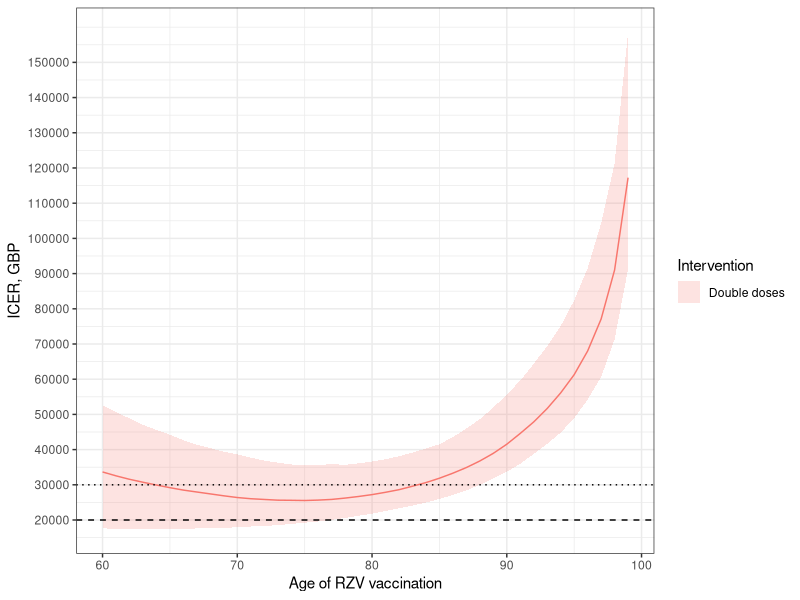
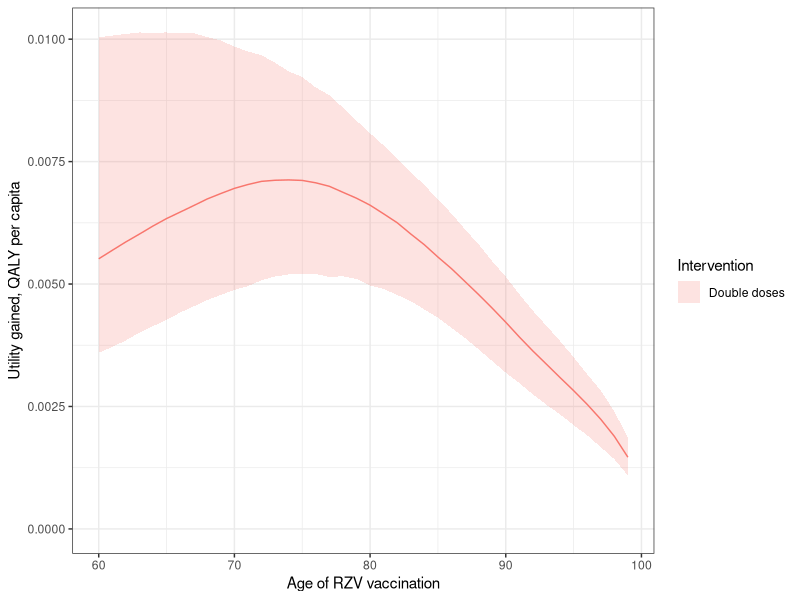
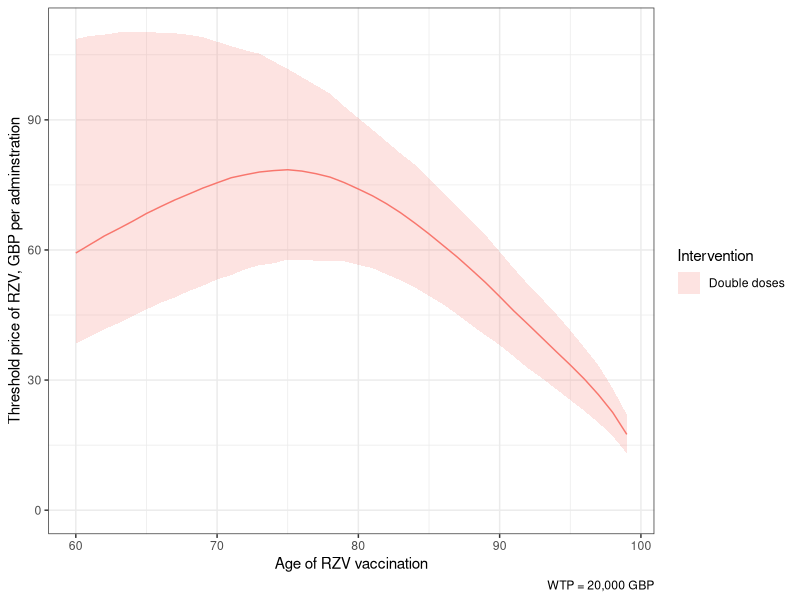
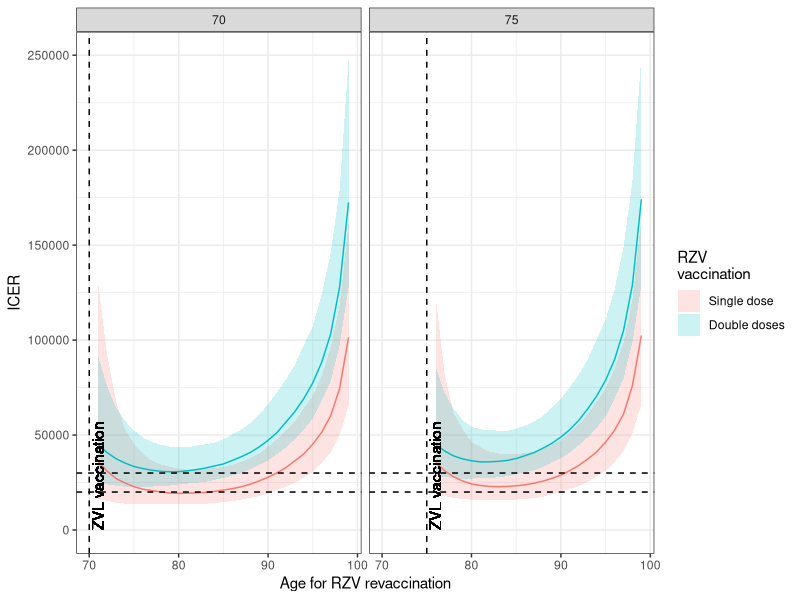
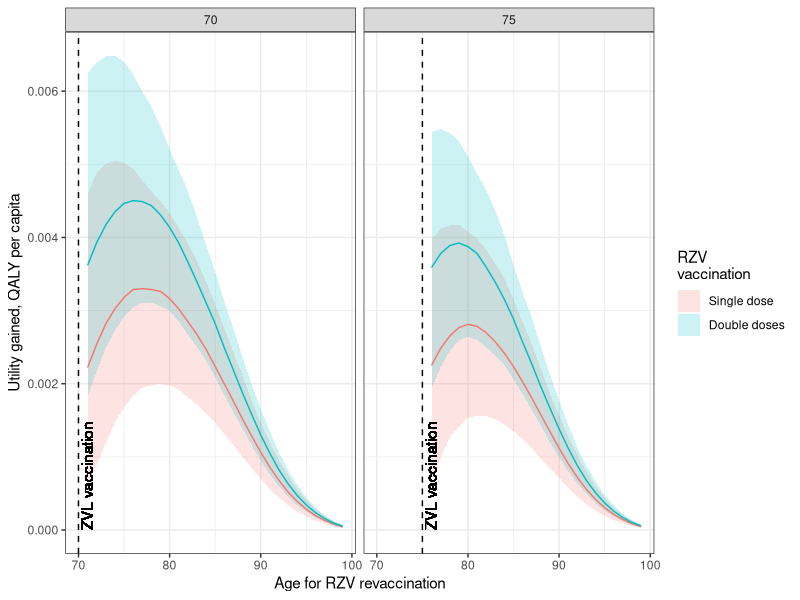
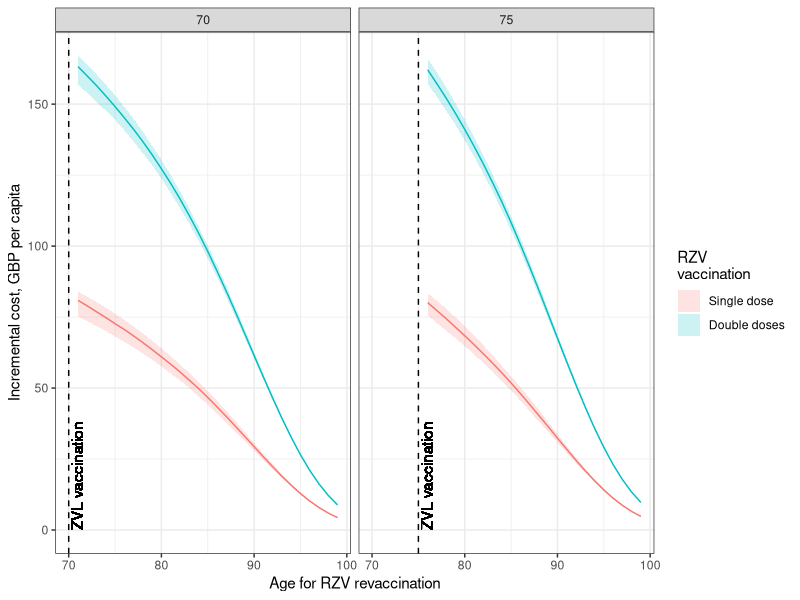
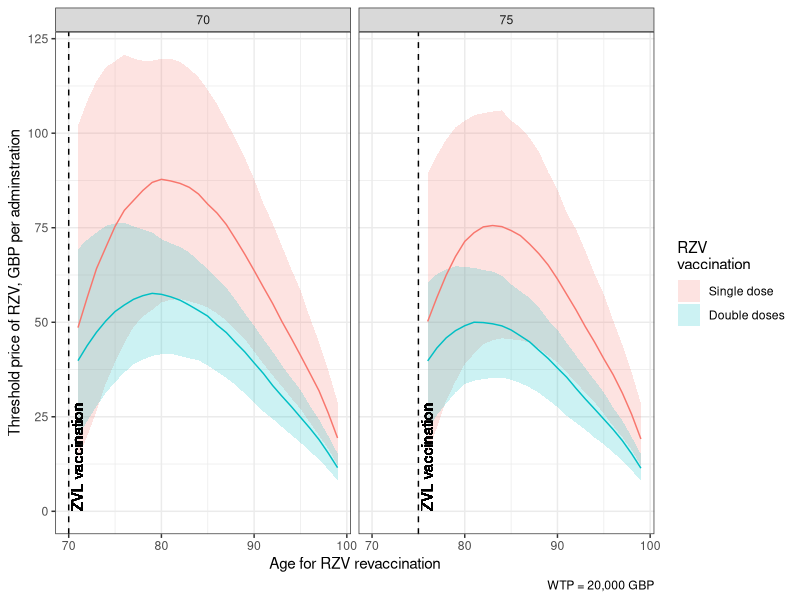
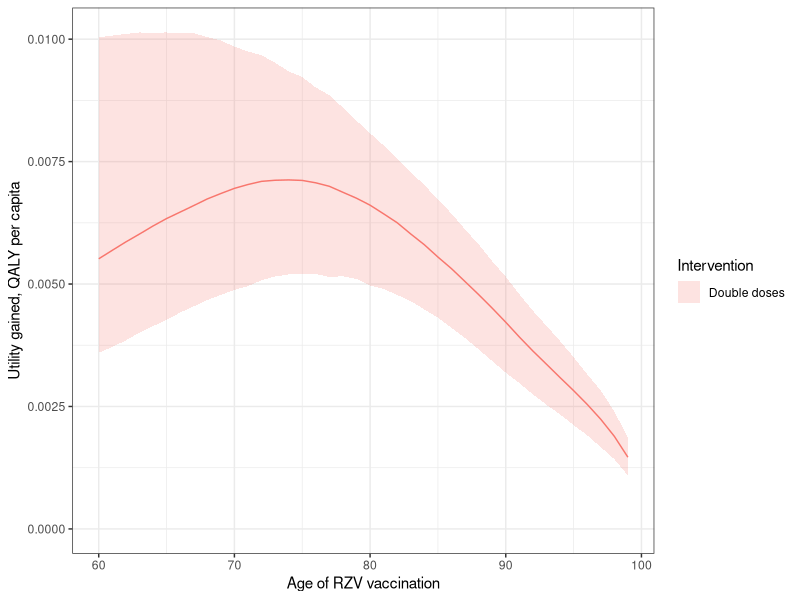

Generate these figures, in order, with R: (Note: this script raises an error after producing the figures.)
library(tidyverse)

theme_set(theme_bw())



stats_ce <- read_csv(here::here("docs", "tabs", "stats_ce_rzv.csv"))


g_icer <- stats_ce %>% 
  filter(Index == "ICER") %>% 
  filter(Arm == "Vac" | Age0 >= 80) %>% 
  ggplot(aes(x = Age0)) +
  geom_ribbon(aes(ymin = L, ymax = U, fill = Arm), alpha = 0.2) +
  geom_line(aes(y = M, colour = Arm)) +
  geom_hline(yintercept = 2e4, linetype = 2) +
  geom_hline(yintercept = 3e4, linetype = 3) +
  scale_y_continuous("ICER, GBP", breaks = 0:15 * 1e4) +
  scale_x_continuous("Age of RZV vaccination") +
  scale_fill_discrete("Intervention", labels = c(Vac = "Double doses", Vac1 = "Single dose")) +
  guides(colour = guide_none())

g_icer


g_e <- stats_ce %>% 
  filter(Index == "dQ_All_d") %>% 
  filter(Arm == "Vac" | Age0 >= 80) %>% 
  ggplot(aes(x = Age0)) +
  geom_ribbon(aes(ymin = L, ymax = U, fill = Arm), alpha = 0.2) +
  geom_line(aes(y = M, colour = Arm)) +
  scale_y_continuous("Utility gained, QALY per capita") +
  scale_x_continuous("Age of RZV vaccination") +
  scale_fill_discrete("Intervention", labels = c(Vac = "Double doses", Vac1 = "Single dose")) +
  guides(colour = guide_none()) +
  expand_limits(y = 0)

g_e


g_c <- stats_ce %>% 
  filter(Index == "dC_All_d") %>% 
  filter(Arm == "Vac" | Age0 >= 80) %>% 
  ggplot(aes(x = Age0)) +
  geom_ribbon(aes(ymin = L, ymax = U, fill = Arm), alpha = 0.2) +
  geom_line(aes(y = M, colour = Arm)) +
  scale_y_continuous("Incremental cost, GBP per capita") +
  scale_x_continuous("Age of RZV vaccination") +
  scale_fill_discrete("Intervention", labels = c(Vac = "Double doses", Vac1 = "Single dose")) +
  guides(colour = guide_none()) +
  expand_limits(y = 0)

g_thres <- stats_ce %>% 
  filter(Index == "Thres20") %>% 
  filter(Arm == "Vac" | Age0 >= 80) %>% 
  ggplot(aes(x = Age0)) +
  geom_ribbon(aes(ymin = L, ymax = U, fill = Arm), alpha = 0.2) +
  geom_line(aes(y = M, colour = Arm)) +
  scale_y_continuous("Threshold price of RZV, GBP per adminstration") +
  scale_x_continuous("Age of RZV vaccination") +
  scale_fill_discrete("Intervention", labels = c(Vac = "Double doses", Vac1 = "Single dose")) +
  guides(colour = guide_none()) +
  expand_limits(y = 0) +
  labs(caption = "WTP = 20,000 GBP")

g_thres



ggsave(g_e, filename = here::here("docs", "figs", "g_rzv_de.png"), width = 8, height = 5)
ggsave(g_c, filename = here::here("docs", "figs", "g_rzv_dc.png"), width = 8, height = 5)
ggsave(g_icer, filename = here::here("docs", "figs", "g_rzv_icer.png"), width = 8, height = 5)
ggsave(g_thres, filename = here::here("docs", "figs", "g_rzv_thres.png"), width = 8, height = 5)




stats_ce <- read_csv(here::here("docs", "tabs", "stats_ce_zvl2rzv.csv"))

labs_arm <- c(ReVac_RZV2 = "Double doses", ReVac_RZV1 = "Single dose")

g_icer <- stats_ce %>% 
  filter(Age0 %in% c(60, 65, 70, 75, 80, 85, 90)) %>% 
  filter(Index == "ICER") %>% 
  filter(Type == "Second") %>% 
  filter(Arm %in% c("ReVac_RZV1", "ReVac_RZV2")) %>% 
  ggplot(aes(x = Age1)) +
  geom_ribbon(aes(ymin = L, ymax = U, fill = Arm), alpha = 0.2) +
  geom_line(aes(x = Age1, y = M, colour = Arm)) +
  geom_vline(aes(xintercept = Age0), linetype = 2) +
  geom_text(aes(x = Age0, y = 0), label = "ZVL vaccination", angle = 90, hjust = 0, vjust = 1.2) +
  geom_hline(yintercept = 2e4, linetype = 2) +
  geom_hline(yintercept = 3e4, linetype = 2) +
  scale_x_continuous("Age for RZV revaccination") +
  scale_y_continuous("ICER") +
  scale_fill_discrete("RZV \nvaccination", labels = labs_arm) +
  guides(colour = guide_none()) +
  facet_wrap(.~Age0) +
  expand_limits(y = 0)

g_icer


g_e <- stats_ce %>% 
  filter(Age0 %in% c(60, 65, 70, 75, 80, 85, 90)) %>% 
  filter(Index == "dQ_All_d") %>% 
  filter(Type == "Second") %>% 
  filter(Arm %in% c("ReVac_RZV1", "ReVac_RZV2")) %>% 
  ggplot(aes(x = Age1)) +
  geom_ribbon(aes(ymin = L, ymax = U, fill = Arm), alpha = 0.2) +
  geom_vline(aes(xintercept = Age0), linetype = 2) +
  geom_text(aes(x = Age0, y = 0), label = "ZVL vaccination", angle = 90, hjust = 0, vjust = 1.2) +
  geom_line(aes(y = M, colour = Arm)) +
  scale_y_continuous("Utility gained, QALY per capita") +
  scale_x_continuous("Age for RZV revaccination") +
  scale_fill_discrete("RZV \nvaccination", labels = labs_arm) +
  guides(colour = guide_none()) +
  facet_wrap(.~Age0) +
  expand_limits(y = 0)

g_e


g_c <- stats_ce %>% 
  filter(Age0 %in% c(60, 65, 70, 75, 80, 85, 90)) %>% 
  filter(Index == "dC_All_d") %>% 
  filter(Type == "Second") %>% 
  filter(Arm %in% c("ReVac_RZV1", "ReVac_RZV2")) %>% 
  ggplot(aes(x = Age1)) +
  geom_ribbon(aes(ymin = L, ymax = U, fill = Arm), alpha = 0.2) +
  geom_vline(aes(xintercept = Age0), linetype = 2) +
  geom_text(aes(x = Age0, y = 0), label = "ZVL vaccination", angle = 90, hjust = 0, vjust = 1.2) +
  geom_line(aes(y = M, colour = Arm)) +
  scale_y_continuous("Incremental cost, GBP per capita") +
  scale_x_continuous("Age for RZV revaccination") +
  scale_fill_discrete("RZV \nvaccination", labels = labs_arm) +
  guides(colour = guide_none()) +
  facet_wrap(.~Age0) +
  expand_limits(y = 0)

g_c



g_thres <- stats_ce %>% 
  filter(Age0 %in% c(60, 65, 70, 75, 80, 85, 90)) %>% 
  filter(Index == "Thres20") %>% 
  filter(Type == "Second") %>% 
  filter(Arm %in% c("ReVac_RZV1", "ReVac_RZV2")) %>% 
  ggplot(aes(x = Age1)) +
  geom_ribbon(aes(ymin = L, ymax = U, fill = Arm), alpha = 0.2) +
  geom_vline(aes(xintercept = Age0), linetype = 2) +
  geom_text(aes(x = Age0, y = 0), label = "ZVL vaccination", angle = 90, hjust = 0, vjust = 1.2) +
  geom_line(aes(y = M, colour = Arm)) +
  scale_y_continuous("Threshold price of RZV, GBP per adminstration") +
  scale_x_continuous("Age for RZV revaccination") +
  scale_fill_discrete("RZV \nvaccination", labels = labs_arm) +
  guides(colour = guide_none()) +
  facet_wrap(.~Age0) +
  expand_limits(y = 0) +
  labs(caption = "WTP = 20,000 GBP")

g_thres



ggsave(g_e, filename = here::here("docs", "figs", "g_zvl2rzv_de.png"), width = 10, height = 5)
ggsave(g_c, filename = here::here("docs", "figs", "g_zvl2rzv_dc.png"), width = 10, height = 5)
ggsave(g_icer, filename = here::here("docs", "figs", "g_zvl2rzv_icer.png"), width = 10, height = 5)
ggsave(g_thres, filename = here::here("docs", "figs", "g_zvl2rzv_thres.png"), width = 10, height = 5)




## Programme-based profile
profile <- read_csv(here::here("docs", "tabs", "tab_programme.csv"))

profile <- profile %>% 
  mutate(
    Group = paste(Eligibility, ifelse(Agp != "[80,85)", "", Agp)),
    Group = factor(Group, rev(unique(Group)))
  )


g_pro <- profile %>% 
  mutate(N = c(pr_cum_N[1], diff(pr_cum_N))) %>% 
  select(Arm, Group, N, dC_All_d, dQ_All_d) %>% 
  pivot_longer(c(N, dC_All_d, dQ_All_d)) %>% 
  ggplot() +
  geom_histogram(aes(x = value, y = name, fill = Group), stat = "identity", position = "fill") +
  scale_y_discrete("", labels = c(N = "Population", dC_All_d="Cost", dQ_All_d="QALY")) +
  scale_x_continuous("Shares, %", labels = scales::percent) +
  scale_fill_discrete("", labels = c(
    "ZVL_85 [80,85)" = "Vaccinated with ZVL, 80-85",
    "UV_85 [80,85)" = "Unvaccinated, 80-85",
    "New2023 " = "2023-2028 eligibility",
    "SOC " = "~2023 eligibility",
    "SOC " = "~2023 eligibility"
  )) +
  guides(fill = guide_legend(reverse = TRUE)) +
  theme(legend.position = "bottom")

g_pro


ggsave(g_pro, filename = here::here("docs", "figs", "g_profile_burden.png"), width = 8, height = 4)



profile
